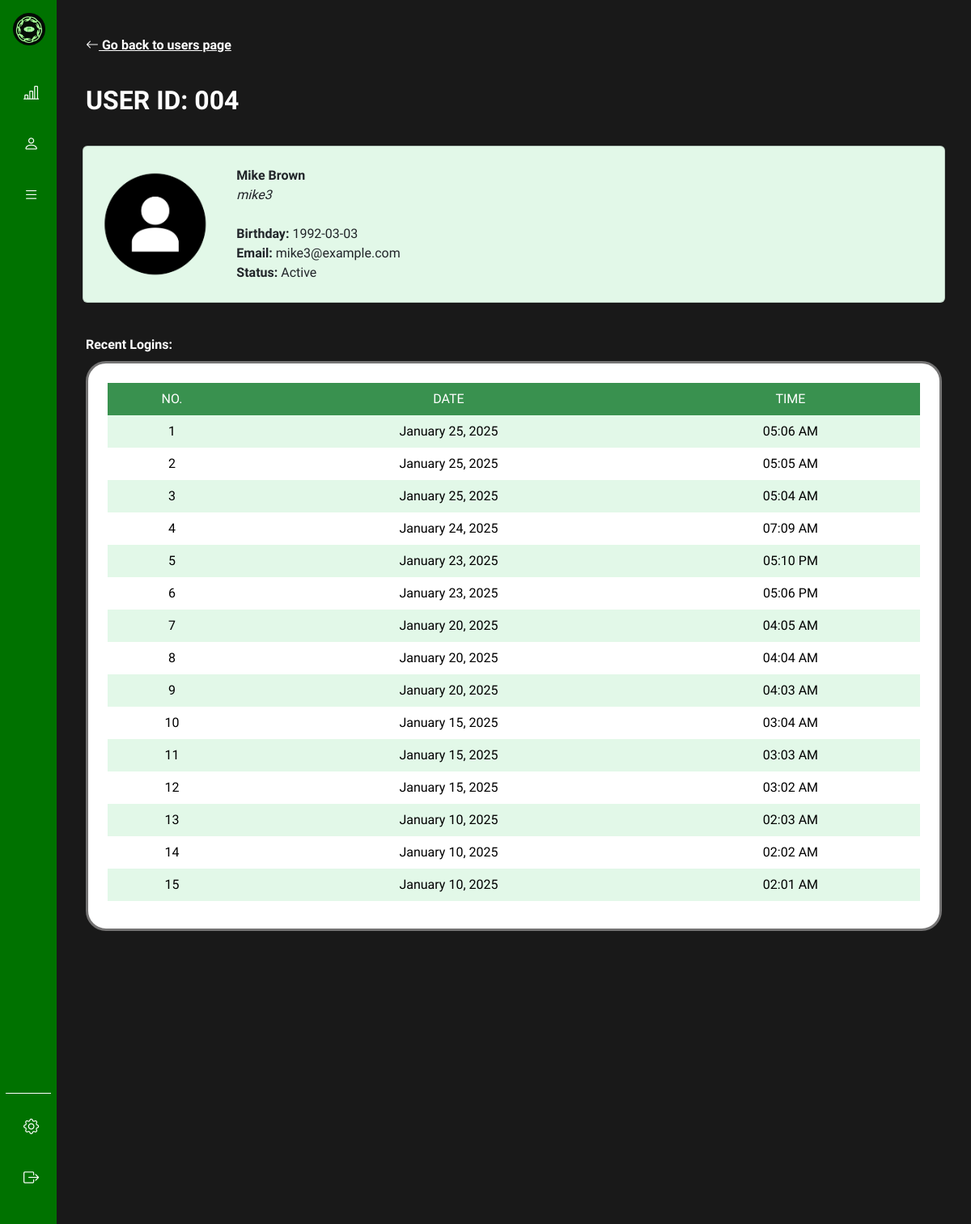
/admin/view.php?id=4 (signed in), run on the app's committed database.
### tables this page shows
CREATE TABLE `users` (
  `userID` int(11) NOT NULL,
  `username` varchar(30) NOT NULL,
  `email` varchar(50) NOT NULL,
  `password` varchar(20) NOT NULL,
  `firstName` varchar(30) NOT NULL,
  `lastName` varchar(30) NOT NULL,
  `birthday` date NOT NULL,
  `dateCreated` timestamp(6) NOT NULL DEFAULT current_timestamp(6) ON UPDATE current_timestamp(6),
  `profilePicture` varchar(25) DEFAULT NULL,
  `role` varchar(10) NOT NULL DEFAULT 'user'
);

### connect.php (called while the page is built, shortened)
<?php
  function executeQuery($query){
    $conn = $GLOBALS['conn'];
    return mysqli_query($conn, $query);
  }
?>

### assets/php/classes.php (the view, shortened to what this page needs)
<?php
class User
{
    public $firstName;
    public $lastName;
    public $username;
    public $birthday;
    public $email;
    public $status;
    public $profilePicture;
    public function queryUserInfo($userID)
    {
        $userQuery = "SELECT users.*, logins.loginDate AS recentLogin FROM users
        LEFT JOIN logins ON users.userID = logins.userID
        WHERE users.userID = '$userID' AND users.role = 'user' AND logins.loginDate = (
            SELECT MAX(loginDate)
            FROM logins
            WHERE logins.userID = users.userID)
        ORDER BY users.userID";
        $this->userResult = executeQuery($userQuery);
    }
    public function setAttributes($userRow)
    {
        $this->userID = $userRow['userID'];
        $this->firstName = $userRow['firstName'];
        $this->lastName = $userRow['lastName'];
        $this->username = $userRow['username'];
        $this->recentLogin = $userRow['recentLogin'];
        $this->birthday = $userRow['birthday'];
        $this->email = $userRow['email'];
        $this->profilePicture = ($userRow['profilePicture']) ? $userRow['profilePicture'] : "defaultProfile.png";
        $this->status = (strtotime($this->recentLogin) > strtotime('-30 days')) ? "Active" : "Inactive";
    }
    public function createCard()
    {
        return '
        <div class="card stat-card w-100">
            <div class="row py-2">
                <div class="col-12 col-md-2 p-2 d-flex justify-content-center align-items-center">
                    <img src="../assets/images/userProfile/' . $this->profilePicture . '" alt="Profile Picture"
                        class="rounded-circle img-fluid" width="150" height="140">
                </div>
                <div class="col-12 col-md-10 pt-3 d-flex justify-content-start align-items-center">
                    <ul class="list-unstyled">
                        <li><b>' . $this->firstName . " " . $this->lastName . '</b></li>
                        <li><i>' . $this->username . '</i></li>
                        <br>
                        <li><b>Birthday:</b> ' . $this->birthday . '</li>
                        <li><b>Email:</b> ' . $this->email . '</li>
                        <li><b>Status:</b> ' . $this->status . '</li>
                    </ul>
                </div>
            </div>
        </div>
        ';
    }
    public function showRecentLogins($userID)
    {
        $loginsQuery = "SELECT * FROM logins WHERE userID = '$userID' AND loginDate >= NOW() - INTERVAL 30 DAY ORDER BY loginDate DESC";
        $loginsResult = executeQuery($loginsQuery);
        $loginRows = '';
        $loginNo = 1;
        if (mysqli_num_rows($loginsResult) > 0) {
            while ($loginRow = mysqli_fetch_assoc($loginsResult)) {
                $loginDate = date('F j, Y', strtotime($loginRow['loginDate']));
                $loginTime = date('h:i A', strtotime($loginRow['loginDate']));
                $loginRows .= '
                <tr class="text-center align-middle">
                    <td scope="row">' . $loginNo . '</td>
                    <td>' . $loginDate . '</td>
                    <td>' . $loginTime . '</td>
                </tr>
                ';
                $loginNo++;
            }
            return $loginRows;
        } else {
            return '
            <tr class="text-center align-middle">
                <td colspan="100%">No recent logins found.</td>
            </tr>
            ';
        }
    }
}
?>

### admin/view.php (shortened to what this page needs)
<?php
include("../connect.php");
include("../assets/php/classes.php");
$userID = $_SESSION['userID'];
if(isset($_GET['id'])) {
    $userID = $_GET['id'];
    $userInfo = new User();
    $userInfo->queryUserInfo($userID);
    if(mysqli_num_rows($userInfo->userResult) > 0) {
        $userRow = mysqli_fetch_assoc($userInfo->userResult);
        $userInfo->setAttributes($userRow);
    } else {
        header("Location: users.php");
    }
} else {
    header("Location: users.php");
}
?>
<!doctype html>
<html lang="en">
<head>
    <link href="https://cdn.jsdelivr.net/npm/bootstrap-icons/font/bootstrap-icons.css" rel="stylesheet">
    <link href="https://cdn.jsdelivr.net/npm/bootstrap@5.3.3/dist/css/bootstrap.min.css" rel="stylesheet"
>
    <link rel="stylesheet" href="../assets/css/sidebar.css">
    <link rel="stylesheet" href="../assets/css/style.css">
</head>
<body>
    <?php include('../assets/shared/sidebar.php'); ?>
    <div class="main px-2 px-md-0"
        style="background-color: #191919 !important; color: white !important; margin-left: 70px; transition: margin-left 0.25s ease-in-out;">
        <div class="container-fluid">
            <div class="row pt-5 p-md-4">
                <div class="col-12">
                    <a href="users.php">
                        <div class="text-center text-sm-start pb-3" style="color:white; text-decoration:underline;"><i
                                class="bi bi-arrow-left"></i>
                            <b>Go back to users page</b>
                        </div>
                    </a>
                </div>
                <div class="col-12 my-3">
                    <div class="heading text-center text-sm-start">
                        USER ID: <?php echo sprintf('%03d', $userInfo->userID); ?>
                    </div>
                </div>
                <div class="col-12 my-3">
                    <div class="row mb-4 px-2 d-flex justify-content-center align-items-center">
                        <?php echo $userInfo->createCard(); ?>
                    </div>
                </div>
                <div class="col-12 mb-2">
                    <div><b>Recent Logins:</b></div>
                </div>
                <div class="col-12">
                    <div class="card card-container p-4">
                        <div class="row">
                            <div class="table-responsive" style="max-height: 650px; overflow-y: auto;">
                                <table class="table table-striped table-borderless m-0">
                                    <thead class="text-center align-middle">
                                        <tr>
                                            <th scope="col">NO.</th>
                                            <th scope="col">DATE</th>
                                            <th scope="col">TIME</th>
                                        </tr>
                                    </thead>
                                    <tbody>
                                        <?php echo $userInfo->showRecentLogins($userID) ?>
                                    </tbody>
                                </table>
                            </div>
                        </div>
                    </div>
                </div>
            </div>
        </div>
    </div>
</body>
</html>

### assets/css/sidebar.css (style rules this page uses)
:root { --primaryFont: "Lexend Exa", sans-serif; --primaryColor: #39914f; --secondaryColor: #4ad66d; --darkColor: #1a7431; --lightColor: #c9f1c2; --linkHoverColor: #e2f8e8; --borderColor: #747373; --sidebarBg: #007200; --hoverBg: #191919; }
body { font-family: var(--primaryFont); width: 100%; position: relative; }
a { text-decoration: none; }
li { list-style: none; }
.main { min-height: 100vh; width: calc(100% - 70px); transition: all 0.35s ease-in-out; background-color: #fafbfe; margin-left: 70px; padding: 20px; }

### assets/css/style.css (style rules this page uses)
:root { --primaryFont: "Lexend Exa", sans-serif; --primaryColor: #39914f; --secondaryColor: #4ad66d; --darkColor: #1a7431; --lightColor: #c9f1c2; --linkHoverColor: #e2f8e8; --borderColor: #747373; }
body { font-family: var(--primaryFont); }
.heading { font-size: 2rem; font-weight: bolder; }
.stat-card { background-color: var(--linkHoverColor) !important; }
.card-container { border: 3px solid var(--borderColor); border-radius: 25px; }
.table-striped>tbody>tr:nth-of-type(odd)>* { --bs-table-bg-type: #E2F8E8; }
th { background-color: var(--primaryColor) !important; color: #fff !important; font-weight: normal; }

### data on the page
users: userID "004", firstName "Mike", lastName "Brown", username "mike3", birthday "1992-03-03", email "mike3@example.com"

### other printed values
$this->status "Active"
$loginDate "January 25, 2025"
$loginTime "05:06 AM"
$loginTime "05:05 AM"
$loginTime "05:04 AM"
$loginDate "January 24, 2025"
$loginTime "07:09 AM"
$loginDate "January 23, 2025"
$loginTime "05:10 PM"
$loginTime "05:06 PM"
$loginDate "January 20, 2025"
$loginTime "04:05 AM"
$loginTime "04:04 AM"
$loginTime "04:03 AM"
$loginDate "January 15, 2025"
